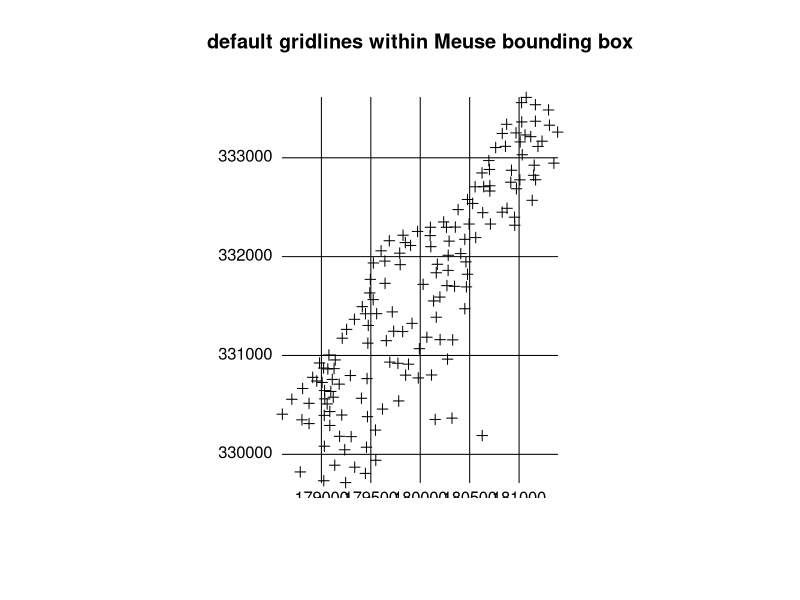
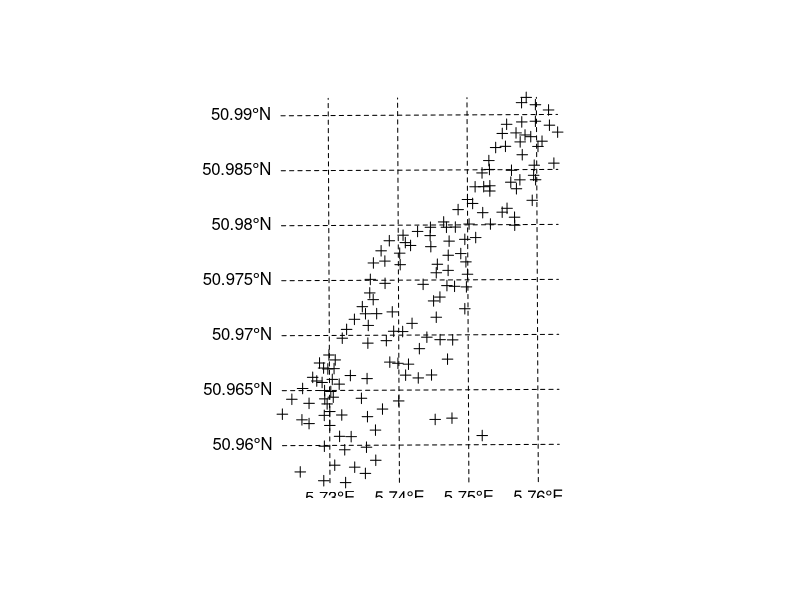
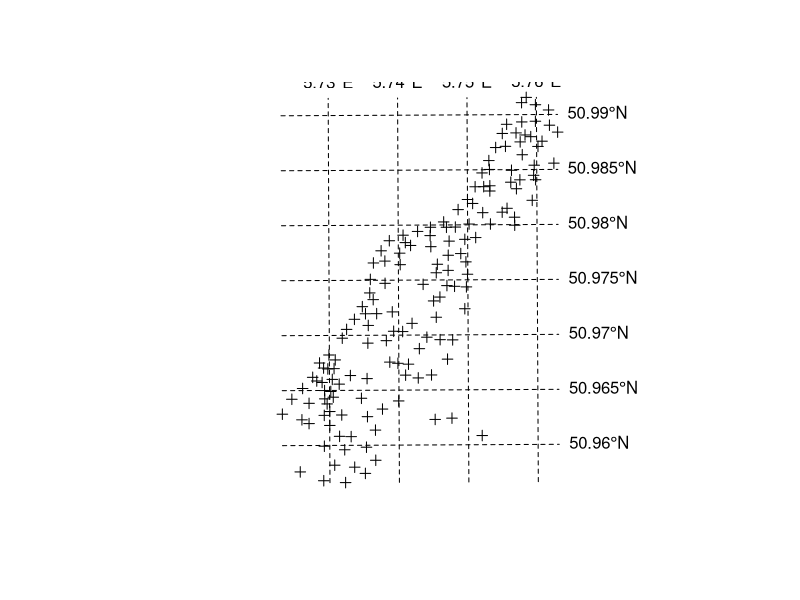
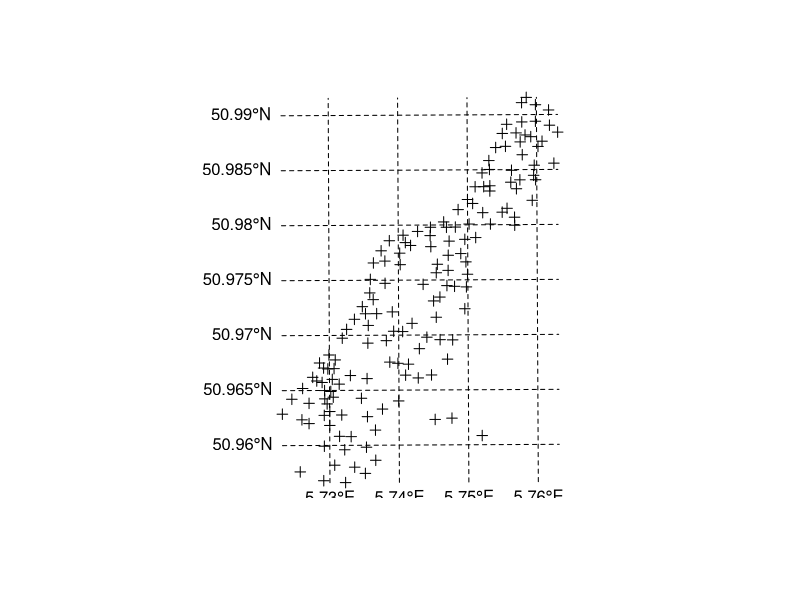
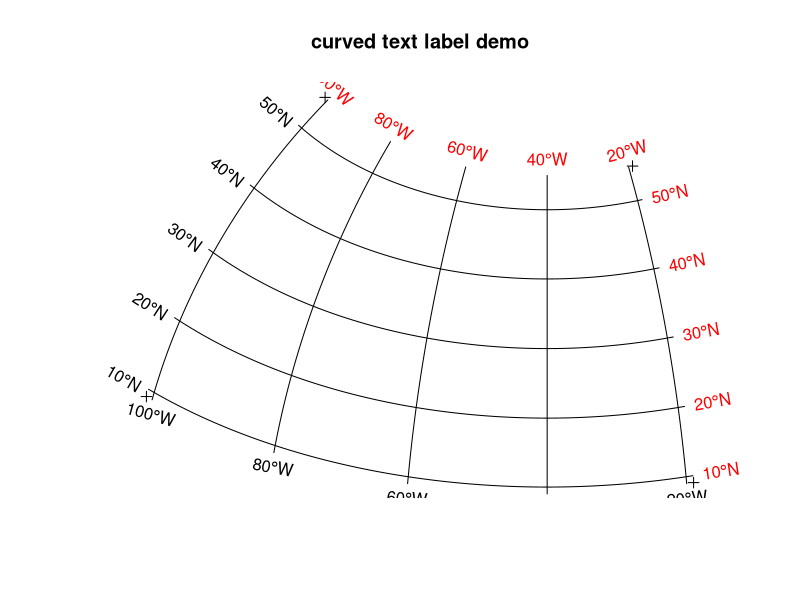
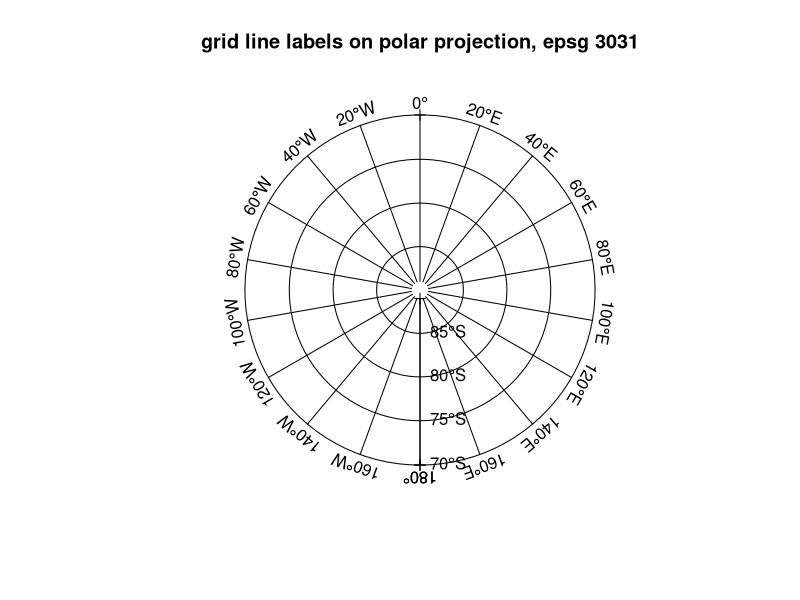

Reproduce these figures in R, in order.
library(sp)


### Name: gridlines
### Title: Create N-S and E-W grid lines over a geographic region
### Aliases: gridlines gridat text text.SpatialPointsDataFrame labels
###   labels.SpatialLines
### Keywords: spatial

### ** Examples

data(meuse)
coordinates(meuse) = ~x+y
plot(meuse)
plot(gridlines(meuse), add = TRUE)
text(labels(gridlines(meuse)))
title("default gridlines within Meuse bounding box")

proj4string(meuse) <- CRS("+init=epsg:28992")
crs.longlat <- CRS("+init=epsg:4326")
meuse_ll <- spTransform(meuse, crs.longlat)
grd <- gridlines(meuse_ll)
grd_x <- spTransform(grd, CRS("+init=epsg:28992"))

# labels South and West:
plot(meuse)
plot(grd_x, add=TRUE, lty=2)
grdat_ll <- gridat(meuse_ll)
grdat_x <- spTransform(grdat_ll, CRS("+init=epsg:28992"))
text(grdat_x)

# labels North and East:
plot(meuse)
plot(grd_x, add=TRUE, lty=2)
grdat_ll <- gridat(meuse_ll, side="EN")
grdat_x <- spTransform(grdat_ll, CRS("+init=epsg:28992"))
text(grdat_x)

# now using labels:
plot(meuse)
plot(grd_x, add=TRUE, lty=2)
text(labels(grd_x, crs.longlat))

# demonstrate axis labels with angle, both sides:
sp = SpatialPoints(rbind(c(-101,9), c(-101,55), c(-19,9), c(-19,55)), crs.longlat)
laea = CRS("+proj=laea +lat_0=30 +lon_0=-40")
sp.l = spTransform(sp, laea)
plot(sp.l, expandBB = c(0, 0.05, 0, .05))
gl = spTransform(gridlines(sp), laea)
plot(gl, add = TRUE)
text(labels(gl, crs.longlat))
text(labels(gl, crs.longlat, side = 3:4), col = 'red')
title("curved text label demo")

# polar:
pts=SpatialPoints(rbind(c(-180,-70),c(0,-70),c(180,-89),c(180,-70)), crs.longlat)
polar = CRS("+init=epsg:3031")
gl = spTransform(gridlines(pts, easts = seq(-180,180,20), ndiscr = 100), polar)
plot(spTransform(pts, polar), expandBB = c(.05,0,.05,0))
lines(gl)
l = labels(gl, crs.longlat, side = 3)
l$pos = NULL # pos is too simple, use adj:
text(l, adj = c(0.5, -0.5)) 
l = labels(gl, crs.longlat, side = 4)
l$srt = 0 # otherwise they end up upside-down
text(l)
title("grid line labels on polar projection, epsg 3031")
## Not run: 
##D demo(polar) # adds the map of the antarctic
## End(Not run)
